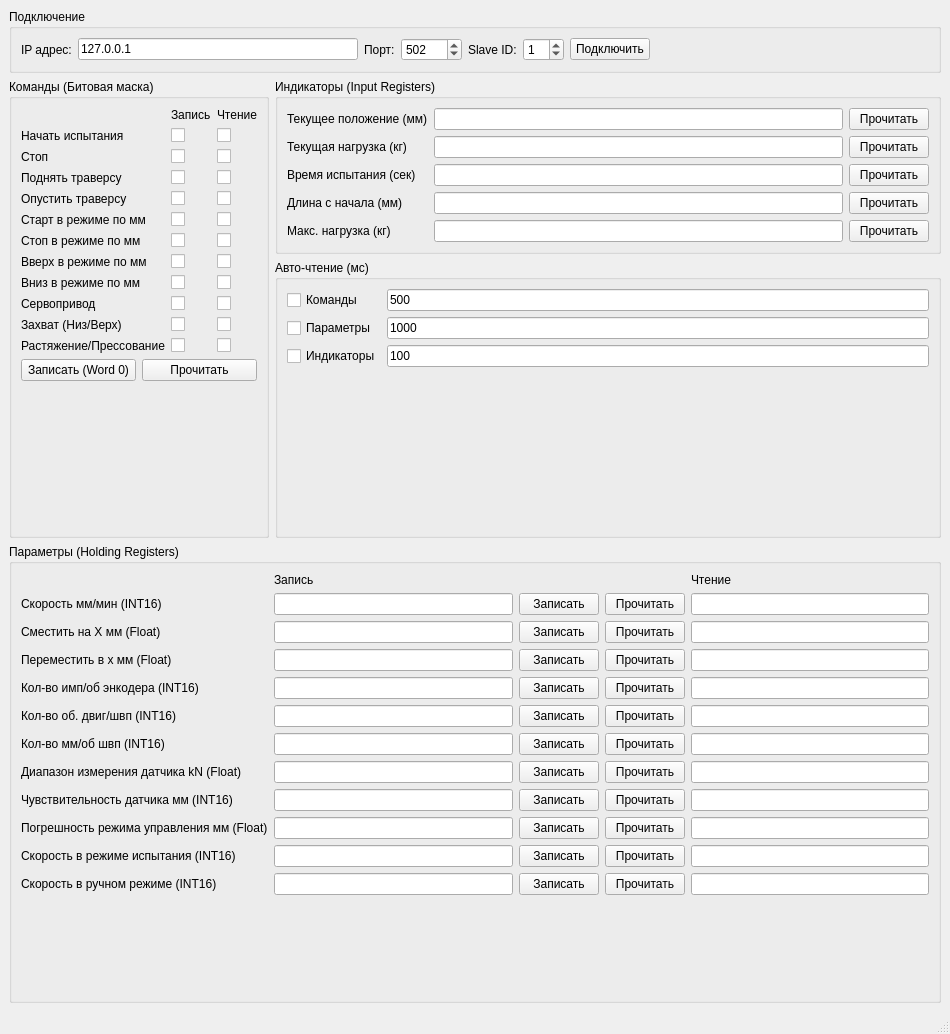
<?xml version="1.0" encoding="UTF-8"?>
<ui version="4.0">
 <class>MainWindow</class>
 <widget class="QMainWindow" name="MainWindow">
  <property name="geometry">
   <rect>
    <x>0</x>
    <y>0</y>
    <width>950</width>
    <height>1034</height>
   </rect>
  </property>
  <property name="windowTitle">
   <string>Стенд испытаний (EvoCmdApp)</string>
  </property>
  <widget class="QWidget" name="centralwidget">
   <layout class="QVBoxLayout" name="verticalLayout_6">
    <item>
     <widget class="QGroupBox" name="connectionGroup">
      <property name="title">
       <string>Подключение</string>
      </property>
      <layout class="QHBoxLayout" name="horizontalLayout_4">
       <item>
        <widget class="QLabel" name="hostLabel">
         <property name="text">
          <string>IP адрес:</string>
         </property>
        </widget>
       </item>
       <item>
        <widget class="QLineEdit" name="hostIn">
         <property name="text">
          <string>127.0.0.1</string>
         </property>
        </widget>
       </item>
       <item>
        <widget class="QLabel" name="portLabel">
         <property name="text">
          <string>Порт:</string>
         </property>
        </widget>
       </item>
       <item>
        <widget class="QSpinBox" name="portIn">
         <property name="maximum">
          <number>65535</number>
         </property>
         <property name="value">
          <number>502</number>
         </property>
        </widget>
       </item>
       <item>
        <widget class="QLabel" name="label_2">
         <property name="text">
          <string>Slave ID:</string>
         </property>
        </widget>
       </item>
       <item>
        <widget class="QSpinBox" name="slaveIdIn">
         <property name="value">
          <number>1</number>
         </property>
        </widget>
       </item>
       <item>
        <widget class="QPushButton" name="connectBtn">
         <property name="text">
          <string>Подключить</string>
         </property>
        </widget>
       </item>
       <item>
        <spacer name="horizontalSpacer">
         <property name="orientation">
          <enum>Qt::Horizontal</enum>
         </property>
         <property name="sizeHint" stdset="0">
          <size>
           <width>40</width>
           <height>20</height>
          </size>
         </property>
        </spacer>
       </item>
      </layout>
     </widget>
    </item>
    <item>
     <layout class="QHBoxLayout" name="horizontalLayout_2">
      <item>
       <widget class="QGroupBox" name="commandsGroup">
        <property name="title">
         <string>Команды (Битовая маска)</string>
        </property>
        <layout class="QVBoxLayout" name="verticalLayout">
         <item>
          <layout class="QGridLayout" name="gridLayout">
           <item row="11" column="3">
            <widget class="QCheckBox" name="compressionModeOut">
             <property name="enabled">
              <bool>true</bool>
             </property>
             <property name="focusPolicy">
              <enum>Qt::NoFocus</enum>
             </property>
             <property name="checkable">
              <bool>true</bool>
             </property>
            </widget>
           </item>
           <item row="11" column="1">
            <widget class="QLabel" name="l11">
             <property name="text">
              <string>Растяжение/Прессование</string>
             </property>
            </widget>
           </item>
           <item row="11" column="2">
            <widget class="QCheckBox" name="compressionModeIn"/>
           </item>
           <item row="6" column="2">
            <widget class="QCheckBox" name="stopMmModeIn"/>
           </item>
           <item row="6" column="3">
            <widget class="QCheckBox" name="stopMmModeOut">
             <property name="enabled">
              <bool>true</bool>
             </property>
             <property name="focusPolicy">
              <enum>Qt::NoFocus</enum>
             </property>
             <property name="checkable">
              <bool>true</bool>
             </property>
            </widget>
           </item>
           <item row="6" column="1">
            <widget class="QLabel" name="l6">
             <property name="text">
              <string>Стоп в режиме по мм</string>
             </property>
            </widget>
           </item>
           <item row="3" column="3">
            <widget class="QCheckBox" name="moveTraverseUpOut">
             <property name="enabled">
              <bool>true</bool>
             </property>
             <property name="focusPolicy">
              <enum>Qt::NoFocus</enum>
             </property>
             <property name="checkable">
              <bool>true</bool>
             </property>
            </widget>
           </item>
           <item row="3" column="2">
            <widget class="QCheckBox" name="moveTraverseUpIn"/>
           </item>
           <item row="3" column="1">
            <widget class="QLabel" name="l3">
             <property name="text">
              <string>Поднять траверсу</string>
             </property>
            </widget>
           </item>
           <item row="10" column="1">
            <widget class="QLabel" name="l10">
             <property name="text">
              <string>Захват (Низ/Верх)</string>
             </property>
            </widget>
           </item>
           <item row="10" column="3">
            <widget class="QCheckBox" name="useTopGripOut">
             <property name="enabled">
              <bool>true</bool>
             </property>
             <property name="focusPolicy">
              <enum>Qt::NoFocus</enum>
             </property>
             <property name="checkable">
              <bool>true</bool>
             </property>
            </widget>
           </item>
           <item row="10" column="2">
            <widget class="QCheckBox" name="useTopGripIn"/>
           </item>
           <item row="5" column="2">
            <widget class="QCheckBox" name="startMmModeIn"/>
           </item>
           <item row="5" column="1">
            <widget class="QLabel" name="l5">
             <property name="text">
              <string>Старт в режиме по мм</string>
             </property>
            </widget>
           </item>
           <item row="5" column="3">
            <widget class="QCheckBox" name="startMmModeOut">
             <property name="enabled">
              <bool>true</bool>
             </property>
             <property name="focusPolicy">
              <enum>Qt::NoFocus</enum>
             </property>
             <property name="checkable">
              <bool>true</bool>
             </property>
            </widget>
           </item>
           <item row="9" column="2">
            <widget class="QCheckBox" name="useServoDriveIn"/>
           </item>
           <item row="9" column="1">
            <widget class="QLabel" name="l9">
             <property name="text">
              <string>Сервопривод</string>
             </property>
            </widget>
           </item>
           <item row="9" column="3">
            <widget class="QCheckBox" name="useServoDriveOut">
             <property name="enabled">
              <bool>true</bool>
             </property>
             <property name="focusPolicy">
              <enum>Qt::NoFocus</enum>
             </property>
             <property name="checkable">
              <bool>true</bool>
             </property>
            </widget>
           </item>
           <item row="2" column="1">
            <widget class="QLabel" name="l2">
             <property name="text">
              <string>Стоп</string>
             </property>
            </widget>
           </item>
           <item row="2" column="3">
            <widget class="QCheckBox" name="stopOut">
             <property name="enabled">
              <bool>true</bool>
             </property>
             <property name="focusPolicy">
              <enum>Qt::NoFocus</enum>
             </property>
             <property name="checkable">
              <bool>true</bool>
             </property>
            </widget>
           </item>
           <item row="2" column="2">
            <widget class="QCheckBox" name="stopIn"/>
           </item>
           <item row="1" column="3">
            <widget class="QCheckBox" name="startTestingOut">
             <property name="enabled">
              <bool>true</bool>
             </property>
             <property name="focusPolicy">
              <enum>Qt::NoFocus</enum>
             </property>
             <property name="checkable">
              <bool>true</bool>
             </property>
            </widget>
           </item>
           <item row="1" column="1">
            <widget class="QLabel" name="l1">
             <property name="text">
              <string>Начать испытания</string>
             </property>
            </widget>
           </item>
           <item row="1" column="2">
            <widget class="QCheckBox" name="startTestingIn"/>
           </item>
           <item row="8" column="2">
            <widget class="QCheckBox" name="moveDownMmModeIn"/>
           </item>
           <item row="8" column="1">
            <widget class="QLabel" name="l8">
             <property name="text">
              <string>Вниз в режиме по мм</string>
             </property>
            </widget>
           </item>
           <item row="8" column="3">
            <widget class="QCheckBox" name="moveDownMmModeOut">
             <property name="enabled">
              <bool>true</bool>
             </property>
             <property name="focusPolicy">
              <enum>Qt::NoFocus</enum>
             </property>
             <property name="checkable">
              <bool>true</bool>
             </property>
            </widget>
           </item>
           <item row="4" column="3">
            <widget class="QCheckBox" name="moveTraverseDownOut">
             <property name="enabled">
              <bool>true</bool>
             </property>
             <property name="focusPolicy">
              <enum>Qt::NoFocus</enum>
             </property>
             <property name="checkable">
              <bool>true</bool>
             </property>
            </widget>
           </item>
           <item row="4" column="2">
            <widget class="QCheckBox" name="moveTraverseDownIn"/>
           </item>
           <item row="4" column="1">
            <widget class="QLabel" name="l4">
             <property name="text">
              <string>Опустить траверсу</string>
             </property>
            </widget>
           </item>
           <item row="7" column="1">
            <widget class="QLabel" name="l7">
             <property name="text">
              <string>Вверх в режиме по мм</string>
             </property>
            </widget>
           </item>
           <item row="7" column="2">
            <widget class="QCheckBox" name="moveUpMmModeIn"/>
           </item>
           <item row="7" column="3">
            <widget class="QCheckBox" name="moveUpMmModeOut">
             <property name="enabled">
              <bool>true</bool>
             </property>
             <property name="focusPolicy">
              <enum>Qt::NoFocus</enum>
             </property>
             <property name="checkable">
              <bool>true</bool>
             </property>
            </widget>
           </item>
           <item row="0" column="2">
            <widget class="QLabel" name="label">
             <property name="text">
              <string>Запись</string>
             </property>
            </widget>
           </item>
           <item row="0" column="3">
            <widget class="QLabel" name="label_13">
             <property name="text">
              <string>Чтение</string>
             </property>
            </widget>
           </item>
          </layout>
         </item>
         <item>
          <layout class="QHBoxLayout" name="horizontalLayout">
           <item>
            <widget class="QPushButton" name="writeAllCommandsBtn">
             <property name="text">
              <string>Записать (Word 0)</string>
             </property>
            </widget>
           </item>
           <item>
            <widget class="QPushButton" name="readAllCommandsBtn">
             <property name="text">
              <string>Прочитать</string>
             </property>
            </widget>
           </item>
          </layout>
         </item>
         <item>
          <spacer name="verticalSpacer_2">
           <property name="orientation">
            <enum>Qt::Vertical</enum>
           </property>
           <property name="sizeHint" stdset="0">
            <size>
             <width>20</width>
             <height>40</height>
            </size>
           </property>
          </spacer>
         </item>
        </layout>
       </widget>
      </item>
      <item>
       <layout class="QVBoxLayout" name="verticalLayout_5">
        <item>
         <widget class="QGroupBox" name="indicatorGroup">
          <property name="title">
           <string>Индикаторы (Input Registers)</string>
          </property>
          <layout class="QVBoxLayout" name="verticalLayout_4">
           <item>
            <layout class="QGridLayout" name="gridLayout_3">
             <item row="0" column="0">
              <widget class="QLabel" name="currentPositionLabel">
               <property name="text">
                <string>Текущее положение (мм)</string>
               </property>
              </widget>
             </item>
             <item row="0" column="1">
              <widget class="QLineEdit" name="currentPositionOut">
               <property name="readOnly">
                <bool>true</bool>
               </property>
              </widget>
             </item>
             <item row="0" column="2">
              <widget class="QPushButton" name="currentPositionReadBtn">
               <property name="text">
                <string>Прочитать</string>
               </property>
              </widget>
             </item>
             <item row="1" column="0">
              <widget class="QLabel" name="currentLoadLabel">
               <property name="text">
                <string>Текущая нагрузка (кг)</string>
               </property>
              </widget>
             </item>
             <item row="1" column="1">
              <widget class="QLineEdit" name="currentLoadOut">
               <property name="readOnly">
                <bool>true</bool>
               </property>
              </widget>
             </item>
             <item row="1" column="2">
              <widget class="QPushButton" name="currentLoadReadBtn">
               <property name="text">
                <string>Прочитать</string>
               </property>
              </widget>
             </item>
             <item row="2" column="0">
              <widget class="QLabel" name="testTimeLabel">
               <property name="text">
                <string>Время испытания (сек)</string>
               </property>
              </widget>
             </item>
             <item row="2" column="1">
              <widget class="QLineEdit" name="testTimeOut">
               <property name="readOnly">
                <bool>true</bool>
               </property>
              </widget>
             </item>
             <item row="2" column="2">
              <widget class="QPushButton" name="testTimeReadBtn">
               <property name="text">
                <string>Прочитать</string>
               </property>
              </widget>
             </item>
             <item row="3" column="0">
              <widget class="QLabel" name="testLengthLabel">
               <property name="text">
                <string>Длина с начала (мм)</string>
               </property>
              </widget>
             </item>
             <item row="3" column="1">
              <widget class="QLineEdit" name="testLengthOut">
               <property name="readOnly">
                <bool>true</bool>
               </property>
              </widget>
             </item>
             <item row="3" column="2">
              <widget class="QPushButton" name="testLengthReadBtn">
               <property name="text">
                <string>Прочитать</string>
               </property>
              </widget>
             </item>
             <item row="4" column="0">
              <widget class="QLabel" name="maxLoadLabel">
               <property name="text">
                <string>Макс. нагрузка (кг)</string>
               </property>
              </widget>
             </item>
             <item row="4" column="1">
              <widget class="QLineEdit" name="maxLoadOut">
               <property name="readOnly">
                <bool>true</bool>
               </property>
              </widget>
             </item>
             <item row="4" column="2">
              <widget class="QPushButton" name="maxLoadReadBtn">
               <property name="text">
                <string>Прочитать</string>
               </property>
              </widget>
             </item>
            </layout>
           </item>
          </layout>
         </widget>
        </item>
        <item>
         <widget class="QGroupBox" name="autoGroup">
          <property name="title">
           <string>Авто-чтение (мс)</string>
          </property>
          <layout class="QVBoxLayout" name="verticalLayout_3">
           <item>
            <layout class="QGridLayout" name="gridLayout_4">
             <item row="0" column="0">
              <widget class="QCheckBox" name="autoReadCommandsCheckBox">
               <property name="text">
                <string>Команды</string>
               </property>
              </widget>
             </item>
             <item row="0" column="1">
              <widget class="QLineEdit" name="autoReadCommandsIntervalIn">
               <property name="text">
                <string>500</string>
               </property>
              </widget>
             </item>
             <item row="1" column="0">
              <widget class="QCheckBox" name="autoReadParamsCheckBox">
               <property name="text">
                <string>Параметры</string>
               </property>
              </widget>
             </item>
             <item row="1" column="1">
              <widget class="QLineEdit" name="autoReadParamsIntervalIn">
               <property name="text">
                <string>1000</string>
               </property>
              </widget>
             </item>
             <item row="2" column="0">
              <widget class="QCheckBox" name="autoReadIndicatorsCheckBox">
               <property name="text">
                <string>Индикаторы</string>
               </property>
              </widget>
             </item>
             <item row="2" column="1">
              <widget class="QLineEdit" name="autoReadIndicatorsIntervalIn">
               <property name="text">
                <string>100</string>
               </property>
              </widget>
             </item>
            </layout>
           </item>
           <item>
            <spacer name="verticalSpacer">
             <property name="orientation">
              <enum>Qt::Vertical</enum>
             </property>
             <property name="sizeHint" stdset="0">
              <size>
               <width>17</width>
               <height>17</height>
              </size>
             </property>
            </spacer>
           </item>
          </layout>
         </widget>
        </item>
       </layout>
      </item>
     </layout>
    </item>
    <item>
     <widget class="QGroupBox" name="paramsGroup">
      <property name="title">
       <string>Параметры (Holding Registers)</string>
      </property>
      <layout class="QVBoxLayout" name="verticalLayout_2">
       <item>
        <layout class="QGridLayout" name="gridLayout_2">
         <item row="0" column="1">
          <widget class="QLabel" name="label_28">
           <property name="text">
            <string>Запись</string>
           </property>
          </widget>
         </item>
         <item row="0" column="4">
          <widget class="QLabel" name="label_29">
           <property name="text">
            <string>Чтение</string>
           </property>
          </widget>
         </item>
         <item row="1" column="0">
          <widget class="QLabel" name="speedMmMinLabel">
           <property name="text">
            <string>Скорость мм/мин (INT16)</string>
           </property>
          </widget>
         </item>
         <item row="1" column="1">
          <widget class="QLineEdit" name="speedMmMinIn"/>
         </item>
         <item row="1" column="2">
          <widget class="QPushButton" name="speedMmMinWriteBtn">
           <property name="text">
            <string>Записать</string>
           </property>
          </widget>
         </item>
         <item row="1" column="3">
          <widget class="QPushButton" name="speedMmMinReadBtn">
           <property name="text">
            <string>Прочитать</string>
           </property>
          </widget>
         </item>
         <item row="1" column="4">
          <widget class="QLineEdit" name="speedMmMinOut">
           <property name="readOnly">
            <bool>true</bool>
           </property>
          </widget>
         </item>
         <item row="2" column="0">
          <widget class="QLabel" name="moveByMmLabel">
           <property name="text">
            <string>Сместить на X мм (Float)</string>
           </property>
          </widget>
         </item>
         <item row="2" column="1">
          <widget class="QLineEdit" name="moveByMmIn"/>
         </item>
         <item row="2" column="2">
          <widget class="QPushButton" name="moveByMmWriteBtn">
           <property name="text">
            <string>Записать</string>
           </property>
          </widget>
         </item>
         <item row="2" column="3">
          <widget class="QPushButton" name="moveByMmReadBtn">
           <property name="text">
            <string>Прочитать</string>
           </property>
          </widget>
         </item>
         <item row="2" column="4">
          <widget class="QLineEdit" name="moveByMmOut">
           <property name="readOnly">
            <bool>true</bool>
           </property>
          </widget>
         </item>
         <item row="3" column="0">
          <widget class="QLabel" name="moveToMmLabel">
           <property name="text">
            <string>Переместить в x мм (Float)</string>
           </property>
          </widget>
         </item>
         <item row="3" column="1">
          <widget class="QLineEdit" name="moveToMmIn"/>
         </item>
         <item row="3" column="2">
          <widget class="QPushButton" name="moveToMmWriteBtn">
           <property name="text">
            <string>Записать</string>
           </property>
          </widget>
         </item>
         <item row="3" column="3">
          <widget class="QPushButton" name="moveToMmReadBtn">
           <property name="text">
            <string>Прочитать</string>
           </property>
          </widget>
         </item>
         <item row="3" column="4">
          <widget class="QLineEdit" name="moveToMmOut">
           <property name="readOnly">
            <bool>true</bool>
           </property>
          </widget>
         </item>
         <item row="4" column="0">
          <widget class="QLabel" name="encoderPulsesLabel">
           <property name="text">
            <string>Кол-во имп/об энкодера (INT16)</string>
           </property>
          </widget>
         </item>
         <item row="4" column="1">
          <widget class="QLineEdit" name="encoderPulsesIn"/>
         </item>
         <item row="4" column="2">
          <widget class="QPushButton" name="encoderPulsesWriteBtn">
           <property name="text">
            <string>Записать</string>
           </property>
          </widget>
         </item>
         <item row="4" column="3">
          <widget class="QPushButton" name="encoderPulsesReadBtn">
           <property name="text">
            <string>Прочитать</string>
           </property>
          </widget>
         </item>
         <item row="4" column="4">
          <widget class="QLineEdit" name="encoderPulsesOut">
           <property name="readOnly">
            <bool>true</bool>
           </property>
          </widget>
         </item>
         <item row="5" column="0">
          <widget class="QLabel" name="motorScrewRatioLabel">
           <property name="text">
            <string>Кол-во об. двиг/швп (INT16)</string>
           </property>
          </widget>
         </item>
         <item row="5" column="1">
          <widget class="QLineEdit" name="motorScrewRatioIn"/>
         </item>
         <item row="5" column="2">
          <widget class="QPushButton" name="motorScrewRatioWriteBtn">
           <property name="text">
            <string>Записать</string>
           </property>
          </widget>
         </item>
         <item row="5" column="3">
          <widget class="QPushButton" name="motorScrewRatioReadBtn">
           <property name="text">
            <string>Прочитать</string>
           </property>
          </widget>
         </item>
         <item row="5" column="4">
          <widget class="QLineEdit" name="motorScrewRatioOut">
           <property name="readOnly">
            <bool>true</bool>
           </property>
          </widget>
         </item>
         <item row="6" column="0">
          <widget class="QLabel" name="screwPitchLabel">
           <property name="text">
            <string>Кол-во мм/об швп (INT16)</string>
           </property>
          </widget>
         </item>
         <item row="6" column="1">
          <widget class="QLineEdit" name="screwPitchIn"/>
         </item>
         <item row="6" column="2">
          <widget class="QPushButton" name="screwPitchWriteBtn">
           <property name="text">
            <string>Записать</string>
           </property>
          </widget>
         </item>
         <item row="6" column="3">
          <widget class="QPushButton" name="screwPitchReadBtn">
           <property name="text">
            <string>Прочитать</string>
           </property>
          </widget>
         </item>
         <item row="6" column="4">
          <widget class="QLineEdit" name="screwPitchOut">
           <property name="readOnly">
            <bool>true</bool>
           </property>
          </widget>
         </item>
         <item row="7" column="0">
          <widget class="QLabel" name="sensorRangeKnLabel">
           <property name="text">
            <string>Диапазон измерения датчика kN (Float)</string>
           </property>
          </widget>
         </item>
         <item row="7" column="1">
          <widget class="QLineEdit" name="sensorRangeKnIn"/>
         </item>
         <item row="7" column="2">
          <widget class="QPushButton" name="sensorRangeKnWriteBtn">
           <property name="text">
            <string>Записать</string>
           </property>
          </widget>
         </item>
         <item row="7" column="3">
          <widget class="QPushButton" name="sensorRangeKnReadBtn">
           <property name="text">
            <string>Прочитать</string>
           </property>
          </widget>
         </item>
         <item row="7" column="4">
          <widget class="QLineEdit" name="sensorRangeKnOut">
           <property name="readOnly">
            <bool>true</bool>
           </property>
          </widget>
         </item>
         <item row="8" column="0">
          <widget class="QLabel" name="sensorSensitivityLabel">
           <property name="text">
            <string>Чувствительность датчика мм (INT16)</string>
           </property>
          </widget>
         </item>
         <item row="8" column="1">
          <widget class="QLineEdit" name="sensorSensitivityIn"/>
         </item>
         <item row="8" column="2">
          <widget class="QPushButton" name="sensorSensitivityWriteBtn">
           <property name="text">
            <string>Записать</string>
           </property>
          </widget>
         </item>
         <item row="8" column="3">
          <widget class="QPushButton" name="sensorSensitivityReadBtn">
           <property name="text">
            <string>Прочитать</string>
           </property>
          </widget>
         </item>
         <item row="8" column="4">
          <widget class="QLineEdit" name="sensorSensitivityOut">
           <property name="readOnly">
            <bool>true</bool>
           </property>
          </widget>
         </item>
         <item row="9" column="0">
          <widget class="QLabel" name="controlErrorMmLabel">
           <property name="text">
            <string>Погрешность режима управления мм (Float)</string>
           </property>
          </widget>
         </item>
         <item row="9" column="1">
          <widget class="QLineEdit" name="controlErrorMmIn"/>
         </item>
         <item row="9" column="2">
          <widget class="QPushButton" name="controlErrorMmWriteBtn">
           <property name="text">
            <string>Записать</string>
           </property>
          </widget>
         </item>
         <item row="9" column="3">
          <widget class="QPushButton" name="controlErrorMmReadBtn">
           <property name="text">
            <string>Прочитать</string>
           </property>
          </widget>
         </item>
         <item row="9" column="4">
          <widget class="QLineEdit" name="controlErrorMmOut">
           <property name="readOnly">
            <bool>true</bool>
           </property>
          </widget>
         </item>
         <item row="10" column="0">
          <widget class="QLabel" name="testSpeedLabel">
           <property name="text">
            <string>Скорость в режиме испытания (INT16)</string>
           </property>
          </widget>
         </item>
         <item row="10" column="1">
          <widget class="QLineEdit" name="testSpeedIn"/>
         </item>
         <item row="10" column="2">
          <widget class="QPushButton" name="testSpeedWriteBtn">
           <property name="text">
            <string>Записать</string>
           </property>
          </widget>
         </item>
         <item row="10" column="3">
          <widget class="QPushButton" name="testSpeedReadBtn">
           <property name="text">
            <string>Прочитать</string>
           </property>
          </widget>
         </item>
         <item row="10" column="4">
          <widget class="QLineEdit" name="testSpeedOut">
           <property name="readOnly">
            <bool>true</bool>
           </property>
          </widget>
         </item>
         <item row="11" column="0">
          <widget class="QLabel" name="manualSpeedLabel">
           <property name="text">
            <string>Скорость в ручном режиме (INT16)</string>
           </property>
          </widget>
         </item>
         <item row="11" column="1">
          <widget class="QLineEdit" name="manualSpeedIn"/>
         </item>
         <item row="11" column="2">
          <widget class="QPushButton" name="manualSpeedWriteBtn">
           <property name="text">
            <string>Записать</string>
           </property>
          </widget>
         </item>
         <item row="11" column="3">
          <widget class="QPushButton" name="manualSpeedReadBtn">
           <property name="text">
            <string>Прочитать</string>
           </property>
          </widget>
         </item>
         <item row="11" column="4">
          <widget class="QLineEdit" name="manualSpeedOut">
           <property name="readOnly">
            <bool>true</bool>
           </property>
          </widget>
         </item>
        </layout>
       </item>
       <item>
        <spacer name="verticalSpacer_3">
         <property name="orientation">
          <enum>Qt::Vertical</enum>
         </property>
         <property name="sizeHint" stdset="0">
          <size>
           <width>20</width>
           <height>40</height>
          </size>
         </property>
        </spacer>
       </item>
      </layout>
     </widget>
    </item>
   </layout>
  </widget>
  <widget class="QStatusBar" name="statusbar"/>
 </widget>
 <resources/>
 <connections/>
</ui>
